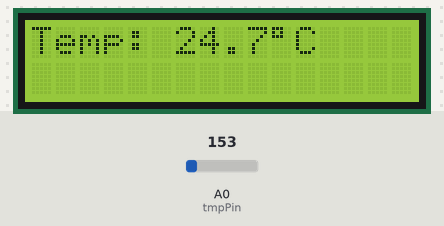
Bench run of a sketch on a simulated Arduino Uno, built with avr-gcc and run on an emulated ATmega328P. On the bench: 16×2 character LCD. Inputs (shaded band) come from the test bench; at power-on: A0 (tmpPin) = 153. What the sketch prints to the serial monitor is not drawn.

Above: at 3.2 s.
3.3 s: A0 (tmpPin) set to 165
At 4.8 s:
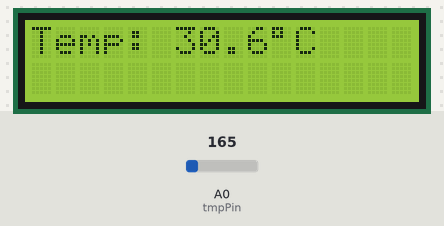
5.5 s: A0 (tmpPin) set to 175
At 6.6 s:
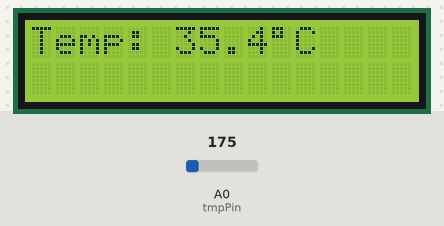
7.5 s: A0 (tmpPin) set to 191
At 9.5 s:
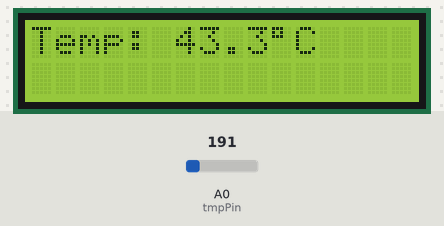
Timing chart, 0 to 11.0 s (numbered marks = the images above; inputs shaded):
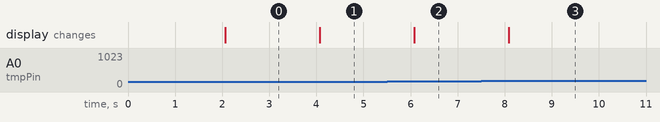

The sketch:

Arduino_code.ino
```cpp
#include <LiquidCrystal.h>

// Initialize the LCD: RS, E, D4, D5, D6, D7
LiquidCrystal lcd(12, 11, 5, 4, 3, 2);

// TMP36 sensor pin
const int tmpPin = A0;
float temperature;

void setup() {
  lcd.begin(16, 2);           // Set up the LCD's number of columns and rows
  lcd.print("Temp Monitor");  // Display welcome message
  delay(2000);                // Wait 2 seconds
  lcd.clear();                // Clear the screen

  Serial.begin(9600);         // Start serial monitor for debugging
}

void loop() {
  int sensorValue = analogRead(tmpPin);

  // Convert analog reading to voltage
  float voltage = sensorValue * (5.0 / 1024.0);

  // Convert voltage to temperature in Celsius (TMP36)
  temperature = (voltage - 0.5) * 100.0;

  // Display on LCD
  lcd.setCursor(0, 0);
  lcd.print("Temp: ");
  lcd.print(temperature, 1); // Show 1 decimal
  lcd.print((char)223);      // Print degree symbol
  lcd.print("C    ");        // Clear leftover chars

  // Display on Serial Monitor
  Serial.print("Temperature: ");
  Serial.print(temperature);
  Serial.println(" °C");

  delay(1000); // Wait 1 second
}
```

Measured:
- after the input at 3.3 s, the display: changes after 0.78 s (image 1)
- after the input at 5.5 s, the display: changes after 0.58 s (image 2)
- after the input at 7.5 s, the display: changes after 0.59 s (image 3)
